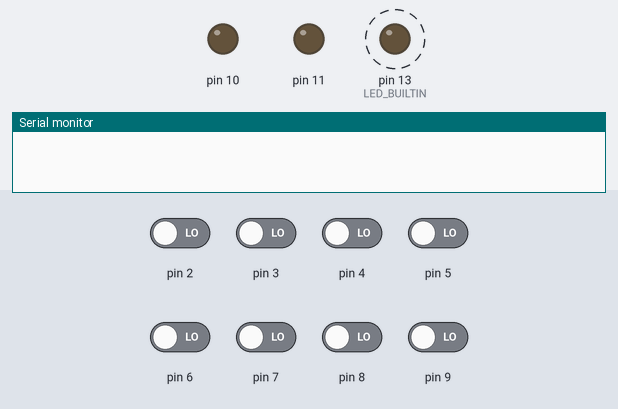
Recording of a program running on a simulated Arduino Uno, built with avr-gcc and run on an emulated ATmega328P. On the bench: output pins drawn as LEDs (lit = HIGH), the last lines printed to the serial monitor. Dashed ring = blinking. The inputs (shaded band) are chosen by the test bench; at power-on: pin 2–9 LOW.

Above: at 0.1 s.
At 39.1 s:
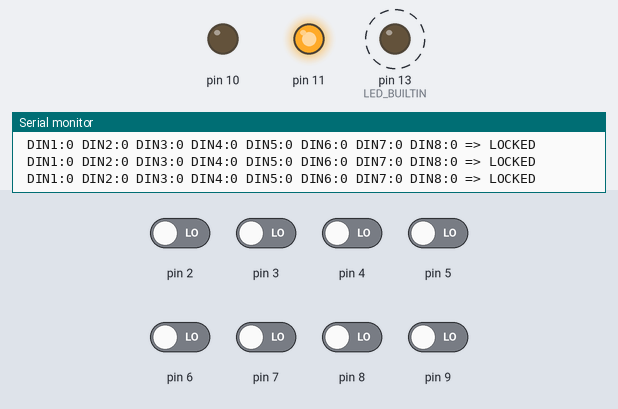
Timing chart, 0 to 40.0 s (numbered marks = the images above):
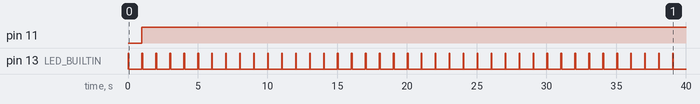

The program:

main.cpp
```cpp
#include <Arduino.h>

void setup() {
    pinMode(LED_BUILTIN, OUTPUT);
    pinMode(DIN1, INPUT);
    pinMode(DIN2, INPUT);
    pinMode(DIN3, INPUT);
    pinMode(DIN4, INPUT);
    pinMode(DIN5, INPUT);
    pinMode(DIN6, INPUT);
    pinMode(DIN7, INPUT);
    pinMode(DIN8, INPUT);

    pinMode(LOCK_OPEN, OUTPUT);
    pinMode(LOCK_CLOSED, OUTPUT);

    Serial.begin(115200);
}

void loop() {
   digitalWrite(LED_BUILTIN, HIGH);
   delay(50);
   digitalWrite(LED_BUILTIN, LOW);
   delay(950);

   bool din1 = digitalRead(DIN1);
   bool din2 = digitalRead(DIN2);
   bool din3 = digitalRead(DIN3);
   bool din4 = digitalRead(DIN4);
   bool din5 = digitalRead(DIN5);
   bool din6 = digitalRead(DIN6);
   bool din7 = digitalRead(DIN7);
   bool din8 = digitalRead(DIN8);

   Serial.print(" DIN1:");
   Serial.print(din1);
   Serial.print(" DIN2:");
   Serial.print(din2);
   Serial.print(" DIN3:");
   Serial.print(din3);
   Serial.print(" DIN4:");
   Serial.print(din4);
   Serial.print(" DIN5:");
   Serial.print(din5);
   Serial.print(" DIN6:");
   Serial.print(din6);
   Serial.print(" DIN7:");
   Serial.print(din7);
   Serial.print(" DIN8:");
   Serial.print(din8);

   Serial.print(" => ");

   bool lockstate = ((not (din1 xor din2)) and (not (din2 or din3))) and (din4 and (din5 and din6)) and ((not (din5 and din6)) xor (not (din7 xor din8)));
   Serial.println(lockstate ? "OPEN" : "LOCKED");

   digitalWrite(LOCK_OPEN, lockstate);
   digitalWrite(LOCK_CLOSED, !lockstate);
}
```

Measured:
- by itself, pin 11: LOW → HIGH at 1.0 s
- by itself, pin 13 (LED_BUILTIN): alternates HIGH for 0.05 s and LOW for 0.95 s
